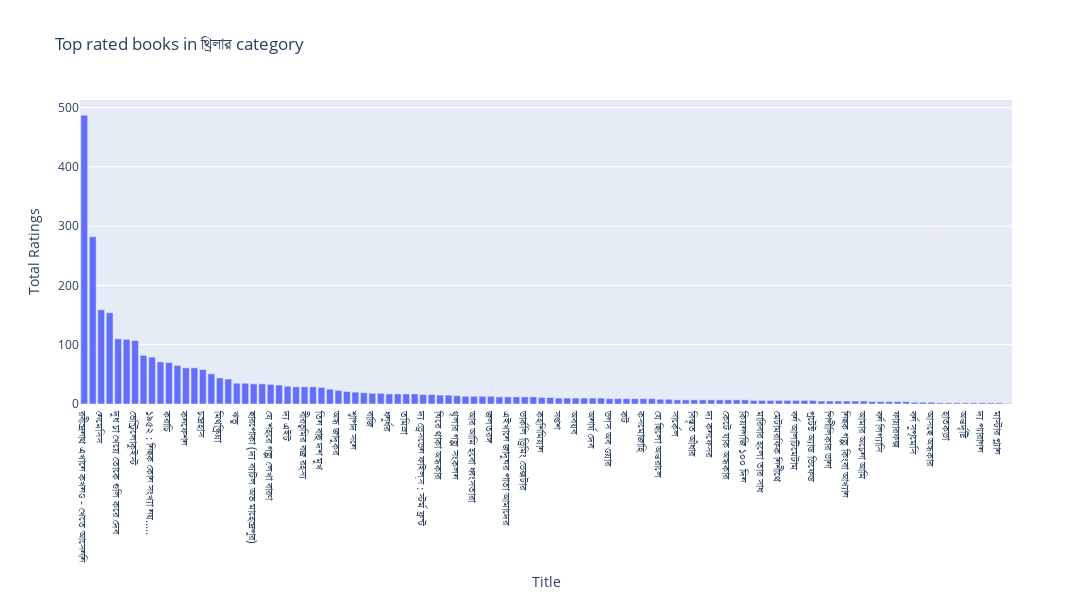

This figure's notebook cell:
### Markdown cell above
<h4 align="center">Top rated books in থ্রিলার category</h4>

### Code cell
# Top rated books in থ্রিলার category
category_stats = df[df['Category'] == 'থ্রিলার']
title_rating_stat = category_stats.groupby('Title')['Total Ratings'].mean().reset_index()
highest_title_rating_stat = title_rating_stat.sort_values(by='Total Ratings', ascending=False)

# Plotting using Plotly
fig = px.bar(highest_title_rating_stat, x='Title', y='Total Ratings',
             title='Top rated books in থ্রিলার category',
             labels={'Title': 'Title', 'Total Ratings': 'Total Ratings'})

# Adjust the figure size
fig.update_layout(
    width=1300,  # Set the width of the figure
    height=600   # Set the height of the figure
)
fig.show()

### Figure 1 — Plotly figure (JSON) as saved in the notebook; plotly's stock layout.template omitted (floating-point values rounded to 4 significant figures)
{"data": [{"alignmentgroup": "True", "hovertemplate": "Title=%{x}<br>Total Ratings=%{y}<extra></extra>", "legendgroup": "", "marker": {"color": "#636efa", "pattern": {"shape": ""}}, "name": "", "offsetgroup": "", "orientation": "v", "showlegend": false, "textposition": "auto", "type": "bar", "x": ["রবীন্দ্রনাথ এখানে কখনও - খেতে আসেননি", "রবীন্দ্রনাথ এখানে কখনও আসেননি - ২", "নেমেসিস", "কন্ট্রাক্ট", "দুধ চা খেয়ে তোকে গুলি করে দেব", "অরিজিন", "ভেন্ট্রিলোকুইস্ট", "নেক্সাস", "১৯৫২ : নিছক কোন সংখ্যা নয়.....", "জাল", "করাচি", "দ্য সাইলেন্স অব দি ল্যাম্বস্", "কনফেশন", "অক্টারিন", "চন্দ্রহাস", "নেক্সট", "মিথস্ক্রিয়া", "পেন্ডুলাম", "ঋভু", "জাদুঘর পাতা আছে এই এখানে", "ছারপোকা (দ্য ব্যাটল অভ মাহেন্দ্রপুর)", "মৃগতৃষা", "যে শহরে গল্প লেখা বারণ", "হার না মানা অন্ধকার", "দ্য এইট", "ক্রান্তি", "বীরভূমির বজ্র রহস্য", "দ্য ফ্যামিলি আপস্টেয়ার্স", "তিন বাহু দশ মুখ", "আর্কন", "অন্ধ জাদুকর", "বাজিকর", "শ্বাপদ সনে", "মোহাম্মদ নাজিম উদ্দিন এর রবীন্দ্রনাথ থ্রিলার সিরিজ", "বাজি", "যুগলবন্দি", "ধনুর্ধর", "তিন ডাহুক", "তমিস্রা", "নিখোঁজকাব্য", "দ্য ড্রেসডেন ফাইল্স : স্টর্ম ফ্রন্ট", "ফিনিক্স", "ঘিরে থাকা অন্ধকার", "রাত্রি শেষের গান", "থৃলার গল্প সংকলন", "অসূয়া", "আর আমি হবো ধ্বংসতারা", "দিন শেষে/কেটজালকোয়াটল ও সৃষ্টিবিনাশ রহস্য", "জলতরঙ্গ", "কাদ্যুসেয়াস", "এইখানে জাদুঘর পাতা আমাদের", "অগোচরা", "ডার্কলি ড্রিমিং ডেক্সটার", "একটা গল্প শুনবেন?", "কহশিমিয়ান", "আলবা নেরা", "সপ্তশ", "বাজিমাত", "অবয়ব", "একটি খুনের নেপথ্যে", "অনার্য দেব", "ফোরটি এইট আওয়ার্স", "ডগস অব ওয়ার", "এ্যাবসলিউট পাওয়ার", "কট", "ডাবল ঈগল", "কসমোজাহি", "থৃলার গল্পসঙ্কলন -৪", "যে ছিলো অন্তরালে", "অন্ধ জাদুকর : প্রলয় হুঙ্কার", "সার্কেল", "বেয়াত্রিচ", "বিস্তৃত আঁধার", "সিসিফাসে বন্দি", "দ্য কনফেসর", "চন্দ্রহাস ২ মহাকাল", "কেটে যাক অন্ধকার", "অস্পৃশ্যতা", "কিয়নগজি ১০০ দিন", "একটা গোপন কথা ছিল বলবার", "মারিবার হলো তার সাধ", "দ্য গার্ল হু প্লেইড উইথ ফায়ার", "মেটামরফিক নিশীথে", "কাঠগড়া", "বর্ন আলটিমেটাম", "বর্ন আইডেন্টিটি", "প্রটেক্ট অ্যান্ড ডিফেন্ড", "আধিব্যাধি", "পিপীলিকার ডানা", "উজিরে আজম", "নিছক গল্প কিংবা আখ্যান", "শেষ পাণ্ডুলিপি", "আমার অচেনা আমি", "বেঁচে থাকার গুজব", "বর্ন লিগ্যাসি", "ডানায় আগুন", "ফায়ারফক্স", "মনসা", "বর্ন সুপৃমেসি", "আরোহী অন্ধ প্রহর", "আসছে অন্ধকার", "সাইকো থৃলার : রক্তহিম", "হাতকড়া", "ডগমা", "অন্তর্দৃষ্টি", "শখের করাত", "দ্য প্যারাগন", "ম্যাক্সিমাম রাইড দ্যা অ্যাঞ্জেল এক্সপেরিমেন্ট", "মাস্টার প্ল্যান", "নিত্য মাইডাস"], "xaxis": "x", "y": [487, 282, 159, 154, 110, 109, 107, 82, 79, 71, 70, 65, 61, 61, 58, 51, 44, 42, 35, 35, 34, 34, 33, 32, 30, 28.9, 28.9, 28.9, 28, 25, 23, 21, 20, 19, 18, 18, 17, 17, 17, 17, 16, 16, 15, 15, 14, 13, 13, 13, 13, 12, 12, 12, 12, 12, 11, 11, 10, 10, 10, 10, 10, 10, 9, 9, 9, 9, 9, 9, 8, 8, 7, 7, 7, 7, 7, 7, 7, 7, 7, 6, 6, 6, 6, 6, 6, 6, 6, 5, 5, 5, 5, 5, 5, 4, 4, 4, 4, 4, 3, 3, 3, 2, 2, 2, 2, 2, 2, 2, 2, 1], "yaxis": "y"}], "layout": {"barmode": "relative", "height": 600, "legend": {"tracegroupgap": 0}, "title": {"text": "Top rated books in থ্রিলার category"}, "width": 1300, "xaxis": {"anchor": "y", "domain": [0, 1], "title": {"text": "Title"}}, "yaxis": {"anchor": "x", "domain": [0, 1], "title": {"text": "Total Ratings"}}}}
